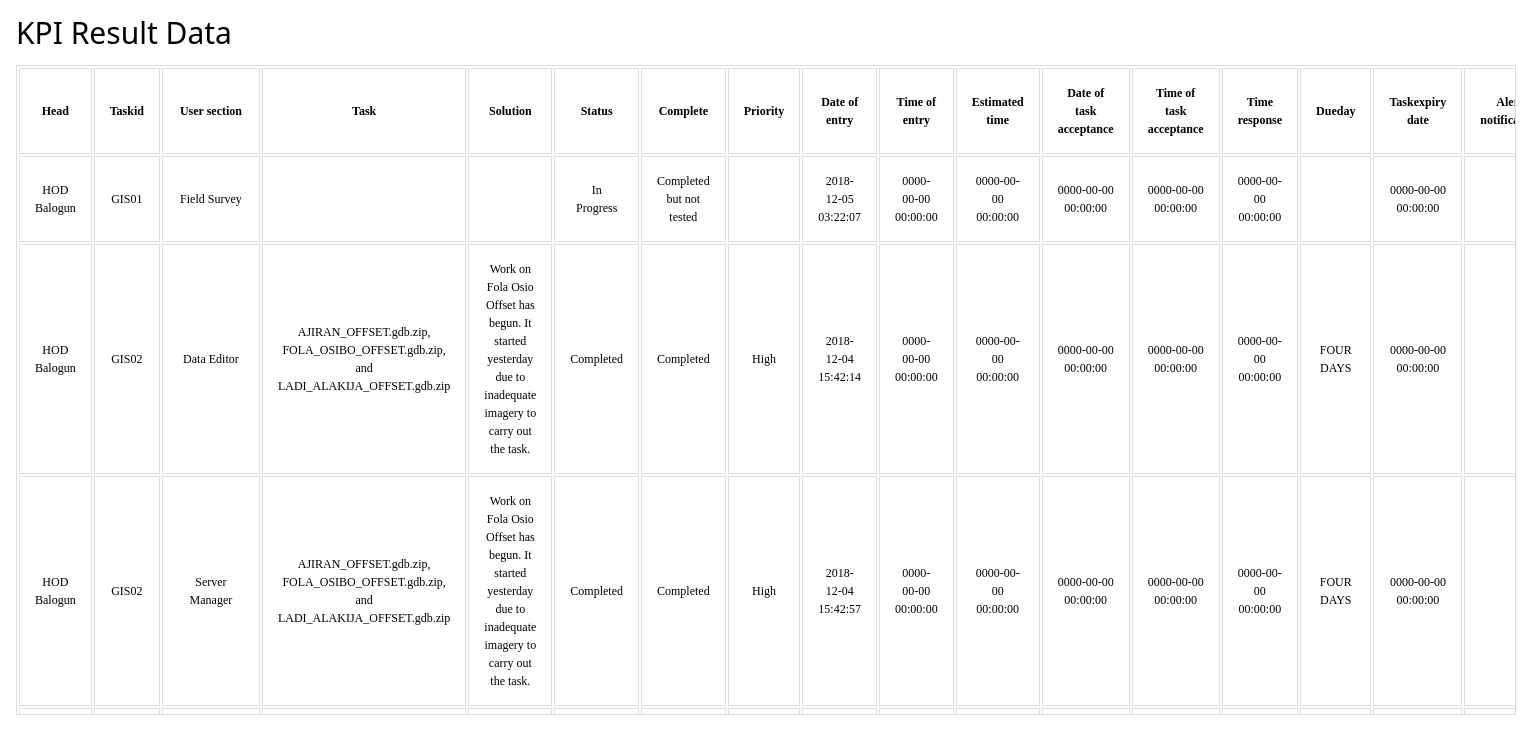
Screenshot of /records/index.php with the database file from the repository.
### tables this page shows
CREATE TABLE `overall` (
  `id` int(6) UNSIGNED NOT NULL,
  `head` varchar(256) NOT NULL,
  `taskid` varchar(256) NOT NULL,
  `usersection` varchar(256) NOT NULL,
  `task` varchar(256) NOT NULL,
  `solution` varchar(256) NOT NULL,
  `thestatus` varchar(256) NOT NULL,
  `complete` varchar(256) NOT NULL,
  `priority` varchar(256) NOT NULL,
  `dateofentry` timestamp NOT NULL DEFAULT CURRENT_TIMESTAMP ON UPDATE CURRENT_TIMESTAMP,
  `timeofentry` timestamp NOT NULL DEFAULT '0000-00-00 00:00:00',
  `estimatedtime` timestamp NOT NULL DEFAULT '0000-00-00 00:00:00',
  `dateoftaskacceptance` timestamp NOT NULL DEFAULT '0000-00-00 00:00:00',
  `timeoftaskacceptance` timestamp NOT NULL DEFAULT '0000-00-00 00:00:00',
  `timeresponse` timestamp NOT NULL DEFAULT '0000-00-00 00:00:00',
  `dueday` text NOT NULL,
  `taskexpirydate` timestamp NOT NULL DEFAULT '0000-00-00 00:00:00',
  `alertnotification` text NOT NULL,
  `lengthofresponse` text NOT NULL,
  `resourcesused` text NOT NULL,
  `constraints` text NOT NULL,
  `assignedto` text NOT NULL,
  `timedelivery` text NOT NULL,
  `comments` text NOT NULL,
  `total` text NOT NULL,
  `correctnessoftask` text NOT NULL,
  `commentbysupervisor` text NOT NULL,
  `overalltotal` int(11) NOT NULL
);

### records/index.php (the view, shortened to what this page needs)
<?php
require_once("../connection.php");
$sql = "SELECT * FROM overall	";
$result = mysqli_query($conn, $sql);
?>
<!DOCTYPE html>
<html>
<head>
	 <link rel="stylesheet" href="../src/css/w3.css">
</head>
<body>
<div class="w3-container">
  <h2>KPI Result Data</h2>
<table class="w3-centered w3-small">
  <tr>
    	<th>Head</th>
		<th>Taskid</th>
		<th>User section</th>
		<th>Task</th>
		<th>Solution</th>
		<th>Status</th>
		<th>Complete</th>
		<th>Priority</th>
		<th>Date of entry</th>
		<th>Time of entry</th>
		<th>Estimated time</th>
		<th>Date of task acceptance</th>
		<th>Time of task acceptance</th>
		<th>Time response</th>
		<th>Dueday</th>
		<th>Taskexpiry date</th>
		<th>Alert notification</th>
  </tr>
  <tbody>
  <?php while ($a = mysqli_fetch_array($result)) {
  	$head = $a['head'];
	$taskid = $a['taskid'];
	$usersection = $a['usersection'];
	$task = $a['task'];
	$solution = $a['solution'];
	$thestatus = $a['thestatus'];
	$complete = $a['complete'];
	$priority = $a['priority'];
	$dateofentry = $a['dateofentry'];
	$timeofentry = $a['timeofentry'];
	$estimatedtime = $a['estimatedtime'];
	$dateoftaskacceptance = $a['dateoftaskacceptance'];
	$timeoftaskacceptance = $a['timeoftaskacceptance'];
	$timeresponse = $a['timeresponse'];
	$dueday = $a['dueday'];
	$taskexpirydate = $a['taskexpirydate'];
	$alertnotification = $a['alertnotification'];
?>
	<tr>
		<td><?php echo $head; ?></td>
		<td><?php echo $taskid; ?></td>
		<td><?php echo $usersection; ?></td>
		<td><?php echo $task; ?></td>
		<td><?php echo $solution; ?></td>
		<td><?php echo $thestatus; ?></td>
		<td><?php echo $complete; ?></td>
		<td><?php echo $priority; ?></td>
		<td><?php echo $dateofentry; ?></td>
		<td><?php echo $timeofentry; ?></td>
		<td><?php echo $estimatedtime; ?></td>
		<td><?php echo $dateoftaskacceptance; ?></td>
		<td><?php echo $timeoftaskacceptance; ?></td>
		<td><?php echo $timeresponse; ?></td>
		<td><?php echo $dueday; ?></td>
		<td><?php echo $taskexpirydate; ?></td>
		<td><?php echo $alertnotification; ?></td>
	</tr>
  <?php }  ?>
  </tbody>
</table>
</div>
</body>
</html>

### src/css/w3.css (style rules this page uses)
*,*:before,*:after { box-sizing:inherit }
html { -ms-text-size-adjust:100%;-webkit-text-size-adjust:100% }
body { margin:0 }
html,body { font-family:Verdana,sans-serif;font-size:15px;line-height:1.5 }
html { overflow-x:hidden }
h2 { font-size:30px }
h1,h2,h3,h4,h5,h6 { font-family:"Segoe UI",Arial,sans-serif;font-weight:400;margin:10px 0 }
.w3-centered tr th,.w3-centered tr td { text-align:center }
.w3-container:after,.w3-container:before,.w3-panel:after,.w3-panel:before,.w3-row:after,.w3-row:before,.w3-row-padding:after,.w3-row-padding:before, .w3-cell-row:before,.w3-cell-row:after,.w3-clear:after,.w3-clear:before,.w3-bar:before,.w3-bar:after { content:"";display:table;clear:both }
.w3-container,.w3-panel { padding:0.01em 16px }
.w3-small { font-size:12px!important }

### records/index.php (style rules this page uses)
body { font-family: trebuchet ms; }
table { width: 100px; display: block; border: 1px solid green; width: 1500px; height: 650px; overflow-y: scroll; }
table, td, th { border: 1px solid #ddd; text-align: left; }
th, td { padding: 15px; }

### rows the page displays
overall: head "HOD Balogun", taskid "GIS01", usersection "Field Survey", thestatus "In Progress", complete "Completed but not tested", dateofentry "2018-12-05 03:22:07", timeofentry "0000-00-00 00:00:00", estimatedtime "0000-00-00 00:00:00", dateoftaskacceptance "0000-00-00 00:00:00", timeoftaskacceptance "0000-00-00 00:00:00", timeresponse "0000-00-00 00:00:00", taskexpirydate "0000-00-00 00:00:00"
overall: head "HOD Balogun", taskid "GIS02", usersection "Data Editor", task "AJIRAN_OFFSET.gdb.zip, FOLA_OSIBO_OFFSET.gdb.zip, and LADI_ALAKIJA_OFFSET.gdb.zip", solution "Work on Fola Osio Offset has begun. It started yesterday due to inadequate imagery to carry out the task.", thestatus "Completed", complete "Completed", priority "High", dateofentry "2018-12-04 15:42:14", timeofentry "0000-00-00 00:00:00", estimatedtime "0000-00-00 00:00:00", dateoftaskacceptance "0000-00-00 00:00:00", timeoftaskacceptance "0000-00-00 00:00:00", timeresponse "0000-00-00 00:00:00", dueday "FOUR DAYS", taskexpirydate "0000-00-00 00:00:00"
overall: head "HOD Balogun", taskid "GIS02", usersection "Server Manager", task "AJIRAN_OFFSET.gdb.zip, FOLA_OSIBO_OFFSET.gdb.zip, and LADI_ALAKIJA_OFFSET.gdb.zip", solution "Work on Fola Osio Offset has begun. It started yesterday due to inadequate imagery to carry out the task.", thestatus "Completed", complete "Completed", priority "High", dateofentry "2018-12-04 15:42:57", timeofentry "0000-00-00 00:00:00", estimatedtime "0000-00-00 00:00:00", dateoftaskacceptance "0000-00-00 00:00:00", timeoftaskacceptance "0000-00-00 00:00:00", timeresponse "0000-00-00 00:00:00", dueday "FOUR DAYS", taskexpirydate "0000-00-00 00:00:00"
